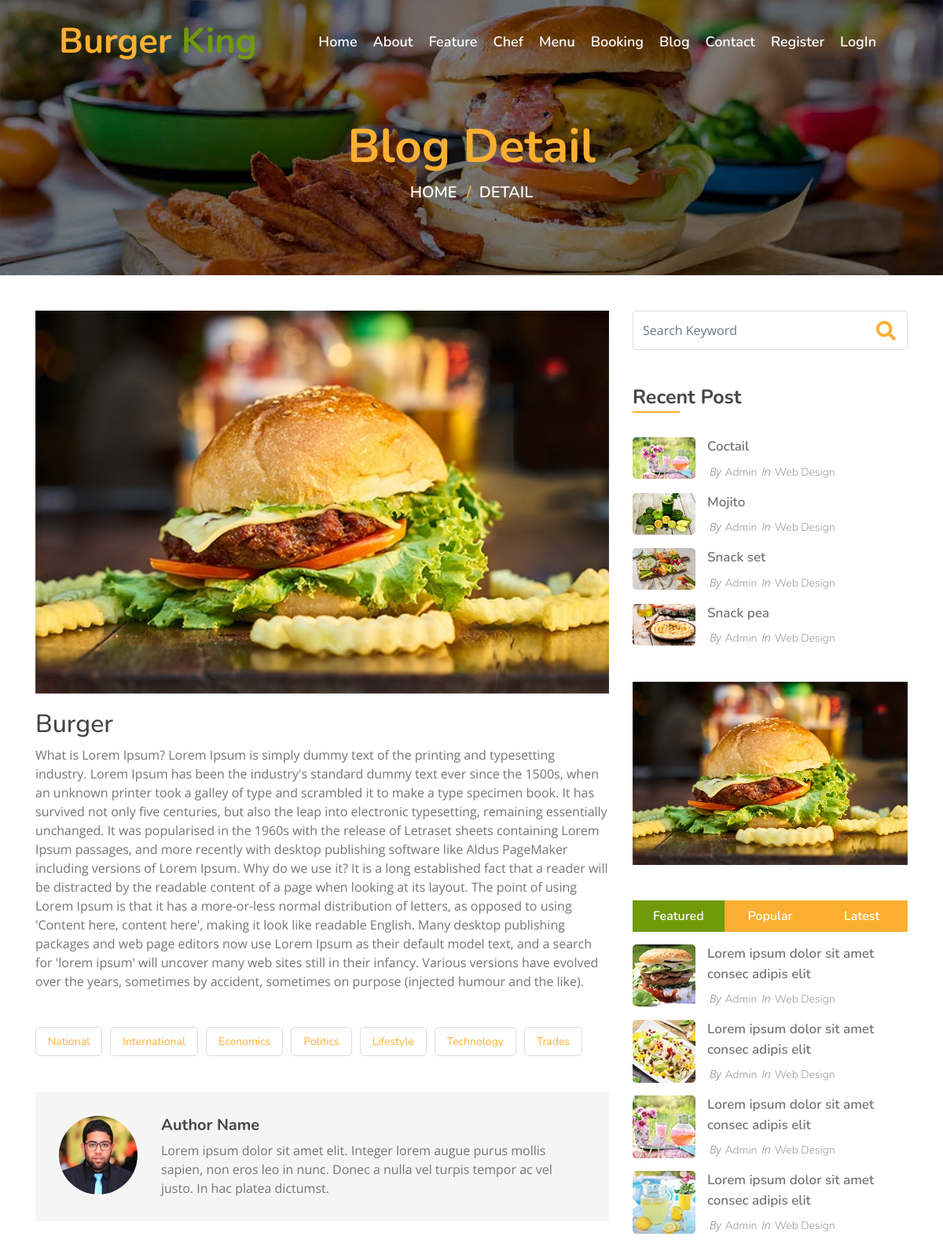
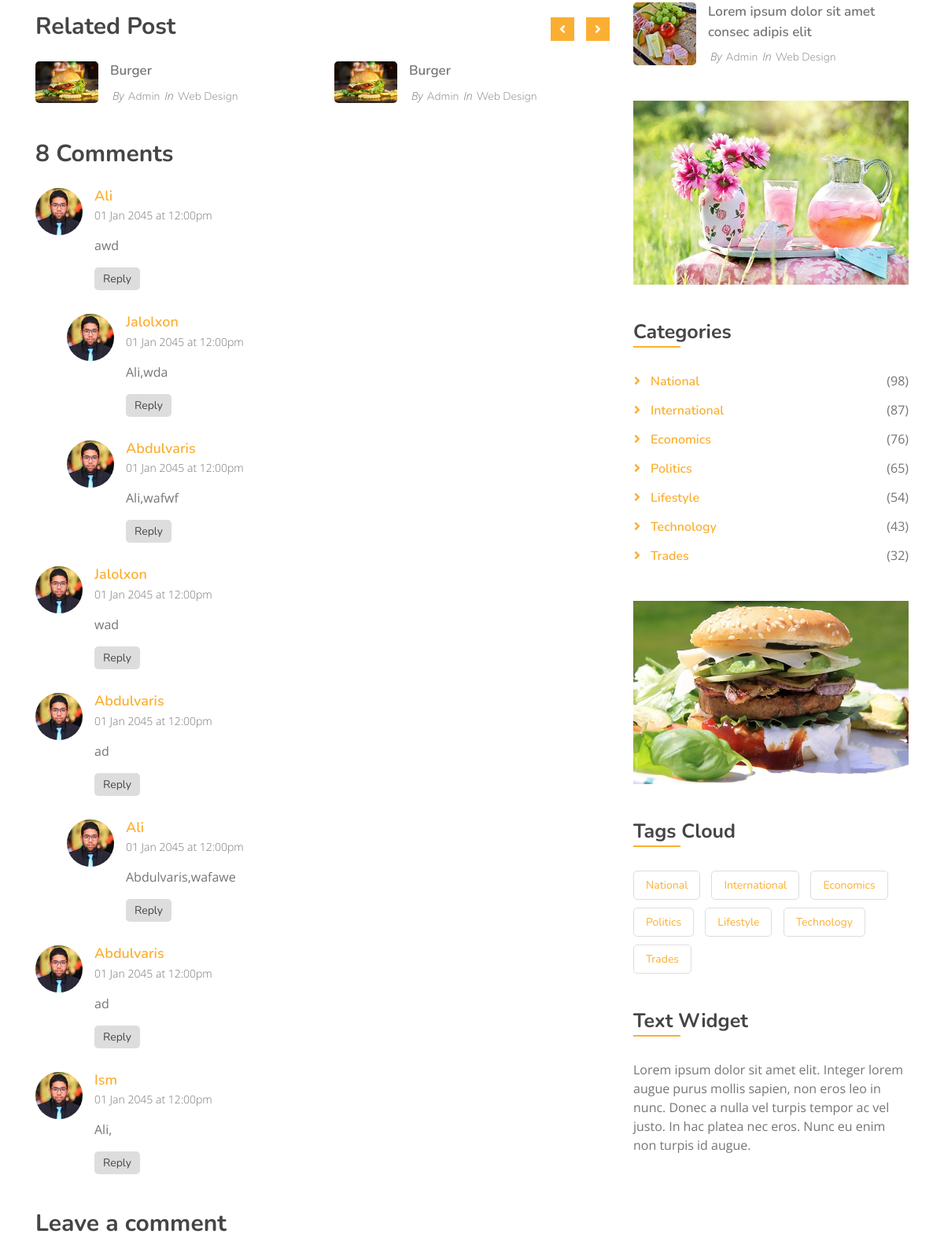
Page /detail/1/ (upper part) on the committed database (2 pictures, top to bottom).
### burger/models.py (models this page shows, shortened)
class BlogFood(models.Model):
    title = models.CharField("Title", max_length=200)
    url = models.SlugField("URL", max_length=200)
    content = models.TextField()
    image = models.ImageField("Photo", upload_to='media/BlogFood')
    time_create = models.DateField("Creat Time", auto_now_add=True)
    cat = models.ForeignKey("Category", on_delete=models.CASCADE, verbose_name="category")
    is_published = models.BooleanField(default=True, blank=True, verbose_name="Published")
    def __str__(self):
        return self.title
    def get_absolute_url(self):
        return reverse("detail", kwargs={'id': self.pk})
    def get_comment(self):
        return self.comments_set.filter(parent__isnull=True)
    class Meta:
        verbose_name = 'Blog'
        verbose_name_plural = 'Blogs'

class Comments(models.Model):
    name = models.CharField(max_length=150)
    email = models.EmailField()
    text = models.TextField()
    parent = models.ForeignKey(
        "self", verbose_name="Parent", on_delete=models.SET_NULL, blank=True, null=True
    )
    food = models.ForeignKey(BlogFood, on_delete=models.CASCADE)
    class Meta:
        verbose_name = "Comment"
        verbose_name_plural = "Comments"

### burger/views.py (the view)
# urls.py: path("detail/<int:id>/", DetailBlog.as_view(), name='detail'),
class DetailBlog(View):
    def get(self, request, id):
        search_query = request.GET.get("search", "")
        print("----->" + search_query)
        if search_query:
            detail = BlogFood.objects.get(title=search_query.title())
        else:
            detail = BlogFood.objects.get(pk=id)
        detail_cat = detail.cat
        print(detail_cat)
        related_post = BlogFood.objects.filter(cat=detail_cat)
        print(related_post)
        recent_post = BlogFood.objects.all().order_by('-time_create')[0:4]
        print("-" * 100)
        print(recent_post)
        context = {
            "title": "Detail",
            "page_name": "Blog Detail",
            "page_title": "Detail",
            'nbar': 'detail',
            'blog': detail,
            'related_post': related_post,
            "recent_post": recent_post,
        }
        return render(request, "burgers/single.html", context)

### burger/models.py (called while the page is built)
    def __str__(self):
        return self.name

### templates/burgers/single.html (shortened to what this page needs)
{% extends 'base.html' %}
{% load static %}
{% block content %}
<div class="single">
    <div class="container">
        <div class="row">
            <div class="col-lg-8">
                <div class="single-content">
                    <img src="{{blog.image.url}}" />
                    <h2>{{blog.title}}</h2>
                    <p>
                        {{blog.content}}
                    </p>
                </div>
                <div class="single-tags">
                    <a href="">National</a>
                    <a href="">International</a>
                    <a href="">Economics</a>
                    <a href="">Politics</a>
                    <a href="">Lifestyle</a>
                    <a href="">Technology</a>
                    <a href="">Trades</a>
                </div>
                <div class="single-bio">
                    <div class="single-bio-img">
                        <img src="img/user.jpg" />
                    </div>
                    <div class="single-bio-text">
                        <h3>Author Name</h3>
                        <p>
                            Lorem ipsum dolor sit amet elit. Integer lorem augue purus mollis sapien, non eros leo in nunc. Donec a nulla vel turpis tempor ac vel justo. In hac platea dictumst.
                        </p>
                    </div>
                </div>
                <div class="single-related">
                    <h2>Related Post</h2>
                    <div class="owl-carousel related-slider">
                        {% for post in related_post %}
                        <div class="post-item">
                            <div class="post-img">
                                <img src="{{post.image.url}}" />
                            </div>
                            <div class="post-text">
                                <a href="{{post.get_absolute_url}}">{{post.title}}</a>
                                <div class="post-meta">
                                    <p>By<a href="">Admin</a></p>
                                    <p>In<a href="">Web Design</a></p>
                                </div>
                            </div>
                        </div>
                        {% endfor %}
                    </div>
                </div>
                <div class="single-comment">
                    <h2>{{blog.comments_set.count}} Comments</h2>
                    <ul class="comment-list">
                        {% for comment in blog.get_comment %}
                        <li class="comment-item">
                            <div class="comment-body">
                                <div class="comment-img">
                                    <img src="{% static 'img/user.jpg' %}" />
                                </div>
                                <div class="comment-text">
                                    <h3><a href="">{{comment.name}}</a></h3>
                                    <p><span>01 Jan 2045 at 12:00pm</span></p>
                                    <p>
                                        {{comment.text}}
                                    </p>
                                    <a class="btn" href="#formComment" onclick="addComment('{{comment.name}}', '{{comment.id}}')">Reply</a>
                                </div>
                            </div>
                            <ul class="comment-child">
                                {% for com in comment.comments_set.all %}
                                <li class="comment-item">
                                    <div class="comment-body">
                                        <div class="comment-img">
                                            <img src="{% static 'img/user.jpg' %}"/>
                                        </div>
                                        <div class="comment-text">
                                            <h3><a href="">{{com.name}}</a></h3>
                                            <p><span>01 Jan 2045 at 12:00pm</span></p>
                                            <p>
                                                {{com.text}}
                                            </p>
                                            <a class="btn" href="#">Reply</a>
                                        </div>
                                    </div>
                                </li>
                                {% endfor %}
                            </ul>
                        </li>
                        {% endfor %}
                    </ul>
                </div>
                <div class="comment-form">
                    <h2>Leave a comment</h2>
                </div>
            </div>
            {% include 'includes/sidebar.html' %}
        </div>
    </div>
</div>
{% endblock content %}

### templates/includes/sidebar.html (shortened to what this page needs)
<div class="col-lg-4">
    <div class="sidebar">
        <div class="sidebar-widget">
            <div class="search-widget">
                <form action="{% url 'search' blog.id %}" method="get">
                    <input class="form-control" type="text" placeholder="Search Keyword" name="search">
                    <button class="btn" type="submit"><i class="fa fa-search"></i></button>
                </form>
            </div>
        </div>
        <div class="sidebar-widget">
            <h2 class="widget-title">Recent Post</h2>
            <div class="recent-post">
                {% for post in recent_post %}
                <div class="post-item">
                    <div class="post-img">
                        <img src="{{post.image.url}}" />
                    </div>
                    <div class="post-text">
                        <a href="{{post.get_absolute_url}}">{{post.title}}</a>
                        <div class="post-meta">
                            <p>By<a href="">Admin</a></p>
                            <p>In<a href="">Web Design</a></p>
                        </div>
                    </div>
                </div>
                {% endfor %}
            </div>
        </div>
        <div class="sidebar-widget">
            <div class="image-widget">
                <a href="#"><img src="img/blog-1.jpg" alt="Image"></a>
            </div>
        </div>
        <div class="sidebar-widget">
            <div class="tab-post">
                <ul class="nav nav-pills nav-justified">
                    <li class="nav-item">
                        <a class="nav-link active" data-toggle="pill" href="#featured">Featured</a>
                    </li>
                    <li class="nav-item">
                        <a class="nav-link" data-toggle="pill" href="#popular">Popular</a>
                    </li>
                    <li class="nav-item">
                        <a class="nav-link" data-toggle="pill" href="#latest">Latest</a>
                    </li>
                </ul>
                <div class="tab-content">
                    <div id="featured" class="container tab-pane active">
                        <div class="post-item">
                            <div class="post-img">
                                <img src="img/post-1.jpg" />
                            </div>
                            <div class="post-text">
                                <a href="">Lorem ipsum dolor sit amet consec adipis elit</a>
                                <div class="post-meta">
                                    <p>By<a href="">Admin</a></p>
                                    <p>In<a href="">Web Design</a></p>
                                </div>
                            </div>
                        </div>
                        <div class="post-item">
                            <div class="post-img">
                                <img src="img/post-2.jpg" />
                            </div>
                            <div class="post-text">
                                <a href="">Lorem ipsum dolor sit amet consec adipis elit</a>
                                <div class="post-meta">
                                    <p>By<a href="">Admin</a></p>
                                    <p>In<a href="">Web Design</a></p>
                                </div>
                            </div>
                        </div>
                        <div class="post-item">
                            <div class="post-img">
                                <img src="img/post-3.jpg" />
                            </div>
                            <div class="post-text">
                                <a href="">Lorem ipsum dolor sit amet consec adipis elit</a>
                                <div class="post-meta">
                                    <p>By<a href="">Admin</a></p>
                                    <p>In<a href="">Web Design</a></p>
                                </div>
                            </div>
                        </div>
                        <div class="post-item">
                            <div class="post-img">
                                <img src="img/post-4.jpg" />
                            </div>
                            <div class="post-text">
                                <a href="">Lorem ipsum dolor sit amet consec adipis elit</a>
                                <div class="post-meta">
                                    <p>By<a href="">Admin</a></p>
                                    <p>In<a href="">Web Design</a></p>
                                </div>
                            </div>
                        </div>
                        <div class="post-item">
                            <div class="post-img">
                                <img src="img/post-5.jpg" />
                            </div>
                            <div class="post-text">
                                <a href="">Lorem ipsum dolor sit amet consec adipis elit</a>
                                <div class="post-meta">
                                    <p>By<a href="">Admin</a></p>
                                    <p>In<a href="">Web Design</a></p>
                                </div>
                            </div>
                        </div>
                    </div>
                </div>
            </div>
        </div>
        <div class="sidebar-widget">
            <div class="image-widget">
                <a href="#"><img src="img/blog-2.jpg" alt="Image"></a>
            </div>
        </div>
        <div class="sidebar-widget">
            <h2 class="widget-title">Categories</h2>
            <div class="category-widget">
                <ul>
                    <li><a href="">National</a><span>(98)</span></li>
                    <li><a href="">International</a><span>(87)</span></li>
                    <li><a href="">Economics</a><span>(76)</span></li>
                    <li><a href="">Politics</a><span>(65)</span></li>
                    <li><a href="">Lifestyle</a><span>(54)</span></li>
                    <li><a href="">Technology</a><span>(43)</span></li>
                    <li><a href="">Trades</a><span>(32)</span></li>
                </ul>
            </div>
        </div>
        <div class="sidebar-widget">
            <div class="image-widget">
                <a href="#"><img src="img/blog-3.jpg" alt="Image"></a>
            </div>
        </div>
        <div class="sidebar-widget">
            <h2 class="widget-title">Tags Cloud</h2>
            <div class="tag-widget">
                <a href="">National</a>
                <a href="">International</a>
                <a href="">Economics</a>
                <a href="">Politics</a>
                <a href="">Lifestyle</a>
                <a href="">Technology</a>
                <a href="">Trades</a>
            </div>
        </div>
        <div class="sidebar-widget">
            <h2 class="widget-title">Text Widget</h2>
            <div class="text-widget">
                <p>
                    Lorem ipsum dolor sit amet elit. Integer lorem augue purus mollis sapien, non eros leo in nunc. Donec a nulla vel turpis tempor ac vel justo. In hac platea nec eros. Nunc eu enim non turpis id augue.
                </p>
            </div>
        </div>
    </div>
</div>

### rows in the picture
BlogFood: image (picture), title "Burger", content "What is Lorem Ipsum? Lorem Ipsum is simply dummy text of the printing and typesetting industry. Lorem Ipsum has been the industry's standard dummy text ever since the 1500s, when an unknown printer took a galley of type and scrambled it to make a type specimen book. It has survived not only five centuries, but also the leap into electronic typesetting, remaining essentially unchanged. It was popularised in the 1960s with the release of Letraset sheets containing Lorem Ipsum passages, and more recently with desktop publishing software like Aldus PageMaker including versions of Lorem Ipsum. Why do we use it? It is a long established fact that a reader will be distracted by the readable…", comments_set.count "8"
Comments: name "Ali", text "awd"
Comments: name "Jalolxon", text "Ali,wda"
Comments: name "Abdulvaris", text "Ali,wafwf"
Comments: name "Jalolxon", text "wad"
Comments: name "Abdulvaris", text "ad"
Comments: name "Ali", text "Abdulvaris,wafawe"
Comments: name "Abdulvaris", text "ad"
Comments: name "Ism", text "Ali,"
BlogFood: image (picture), title "Coctail"
BlogFood: image (picture), title "Mojito"
BlogFood: image (picture), title "Snack set"
BlogFood: image (picture), title "Snack pea"

### other values in the picture
{{ page_name }} "Blog Detail"
{{ page_title }} "DETAIL"
